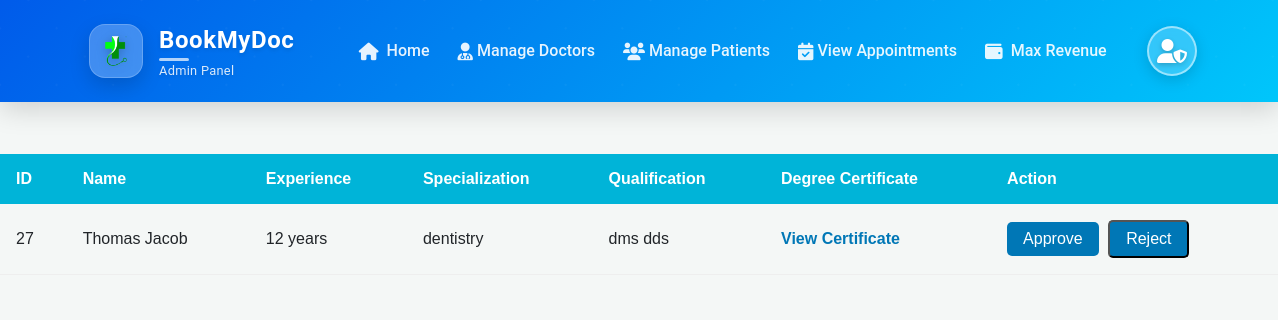
The page /managedoctors.php on the database its author committed.
### tables this page shows
CREATE TABLE `doctorreg` (
  `id` int(11) NOT NULL,
  `name` varchar(255) NOT NULL,
  `phone` varchar(20) NOT NULL,
  `email` varchar(255) NOT NULL,
  `password` varchar(255) NOT NULL,
  `created_at` timestamp NOT NULL DEFAULT current_timestamp(),
  `age` int(11) DEFAULT NULL,
  `qualifications` text DEFAULT NULL,
  `experience` int(11) DEFAULT NULL,
  `specialization` varchar(255) DEFAULT NULL,
  `profile_photo` varchar(255) DEFAULT NULL,
  `degree_certificate` varchar(255) DEFAULT NULL,
  `status` enum('pending','rejected','approved') DEFAULT 'pending',
  `address` varchar(255) DEFAULT NULL,
  `location` varchar(20) DEFAULT NULL,
  `fees` decimal(10,2) NOT NULL DEFAULT 0.00,
  `rejection_reason` text DEFAULT NULL,
  `action` enum('enabled','disabled') NOT NULL DEFAULT 'enabled'
);

### managedoctors.php (the view, shortened to what this page needs)
<?php
include('adminheader.php');
$query = "SELECT * FROM doctorreg WHERE status = 'Pending'";
$result = mysqli_query($conn, $query);
?>
<!DOCTYPE html>
<html lang="en">
<head>
    <link href="https://cdnjs.cloudflare.com/ajax/libs/font-awesome/6.0.0/css/all.min.css" rel="stylesheet">
</head>
<body>
<body>
 <br>
 <br>
        <?php if (mysqli_num_rows($result) > 0): ?>
            <table class="pending-table">
                <thead>
                    <tr>
                        <th>ID</th>
                        <th>Name</th>
                        <th>Experience</th>
                        <th>Specialization</th>
                        <th>Qualification</th>
                        <th>Degree Certificate</th>
                        <th>Action</th>
                    </tr>
                </thead>
                <tbody>
                    <?php while ($row = mysqli_fetch_assoc($result)) { ?>
                        <tr>
                            <td><?php echo htmlspecialchars($row['id']); ?></td>
                            <td><?php echo htmlspecialchars($row['name']); ?></td>
                            <td><?php echo htmlspecialchars($row['experience']); ?> years</td>
                            <td><?php echo htmlspecialchars($row['specialization']); ?></td>
                            <td><?php echo htmlspecialchars($row['qualifications']); ?></td>
                            <td>
                                <a href="<?php echo htmlspecialchars($row['degree_certificate']); ?>"
                                   class="certificate-link"
                                   target="_blank">
                                    View Certificate
                                </a>
                            </td>
                            <td>
    <a href="approvedoct.php?id=<?php echo $row['id']; ?>"
       class="action-btn"
       onclick="return confirm('Approve this doctor?')">
        Approve
    </a>
    <button type="button" class="action-btn reject-btn" data-bs-toggle="modal" data-bs-target="#rejectModal<?php echo $row['id']; ?>">
        Reject
    </button>
</td>
                        </tr>
                    <?php } ?>
                </tbody>
            </table>
        <?php endif; ?>
</body>
</html>

### managedoctors.php (style rules this page uses)
:root { --primary-color: #0077b6; --secondary-color: #00b4d8; --bg-color: #f4f7f6; --text-color: #333; --white: #ffffff; }
.reject-btn { background: #d9534f; margin-left: 5px; }
* { margin: 0; padding: 0; box-sizing: border-box; }
body { font-family: 'Arial', sans-serif; background: var(--bg-color); line-height: 1.6; }
.pending-table { width: 100%; border-collapse: separate; border-spacing: 0; }
.pending-table th { background: var(--secondary-color); color: var(--white); padding: 1rem; text-align: left; }
.pending-table td { padding: 1rem; border-bottom: 1px solid #eee; }
.action-btn { display: inline-block; padding: 0.5rem 1rem; background: var(--primary-color); color: var(--white); text-decoration: none; border-radius: 5px; transition: background 0.3s ease; }
.certificate-link { color: var(--primary-color); text-decoration: none; font-weight: bold; }

### rows shown on the page
doctorreg: id "27", name "Thomas Jacob", experience "12", specialization "dentistry", qualifications "dms dds"
